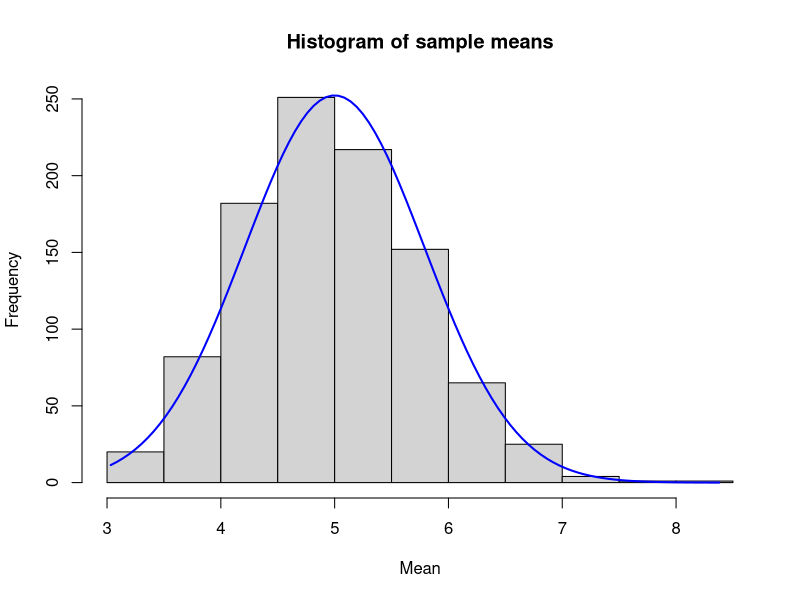

Generate this figure with R:
## ---- chunk 1
library("dplyr")
library("matrixStats")
## ---- chunk 2
set.seed(12345)
lambda = 0.2
nobs = 40
sims = 1000
## ---- chunk 3
exp <- matrix(rexp(sims*nobs, lambda), nrow = sims, ncol = nobs)
## ---- chunk 4
exp_mean <- rowMeans(exp)
exp_sd <- rowSds(exp)
exp <- cbind(exp, exp_mean = exp_mean, exp_sd = exp_sd)
exp <- data.frame(exp)
exp <- exp %>%
    mutate(CI_left = exp_mean - 1.96 * exp_sd / sqrt(nobs),
           CI_right = exp_mean + 1.96 * exp_sd / sqrt(nobs))
## ---- chunk 5
h <- hist(exp$exp_mean,
          main = "Histogram of sample means",
          xlab = "Mean")
xfit<-seq(min(exp$exp_mean),max(exp$exp_mean),length=100) 
yfit<-dnorm(xfit,mean = 1/lambda, sd = (1/lambda)/sqrt(nobs)) 
yfit <- yfit*diff(h$mids[1:2])*length(exp$exp_mean) 
lines(xfit, yfit, col="blue", lwd=2)
## ---- chunk 6
exp <- exp %>%
    mutate(CI_good = (CI_left < 1/lambda) & (1/lambda < CI_right))
percent_good <- mean(exp$CI_good)
